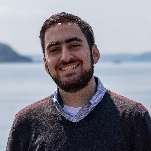
#> input picture images/profile.jpg, 151 x 151 px
$ python batch_color_correct.py images out
#> lines starting #> are read from the running program, lines starting #| are printed output that depends on the picture
#!/usr/bin/env python3
"""
batch_color_correct.py - Batch image color correction tool

Applies white balance, brightness/exposure, and contrast/levels adjustments
to all JPEG, PNG, and TIFF images in a folder.

Requirements:
    pip install Pillow numpy

Usage examples:
    # Fully automatic (all corrections, defaults):
    python batch_color_correct.py photos/ output/

    # Manual brightness boost, no auto white balance:
    python batch_color_correct.py photos/ output/ --no-wb --brightness 1.3

    # Manual white balance (R/G/B multipliers) + stronger contrast:
    python batch_color_correct.py photos/ output/ --wb 1.1 1.0 0.85 --contrast 1.2

    # Tighter auto-levels clipping (clips top/bottom 0.5% instead of 1%):
    python batch_color_correct.py photos/ output/ --clip 0.5

    # Save without a suffix (overwrite originals in output folder):
    python batch_color_correct.py photos/ output/ --suffix "" --overwrite
"""

import argparse
import os
import sys
from pathlib import Path

import numpy as np
from PIL import Image, ImageEnhance

SUPPORTED_EXTENSIONS = {".jpg", ".jpeg", ".png", ".tif", ".tiff"}


# ---------------------------------------------------------------------------
# Core correction functions
# ---------------------------------------------------------------------------

def auto_white_balance(arr: np.ndarray) -> np.ndarray:
    """
    Gray World white balance: scale each channel so all channel averages
    become equal to the overall mean luminance.
    """
    result = arr.astype(np.float32)
    per_channel_avg = result.mean(axis=(0, 1))   # shape (3,)
    gray = per_channel_avg.mean()
    scale = gray / (per_channel_avg + 1e-6)
    result *= scale
    return np.clip(result, 0, 255).astype(np.uint8)


def manual_white_balance(arr: np.ndarray, r: float, g: float, b: float) -> np.ndarray:
    """Scale individual R, G, B channels by the provided multipliers."""
    result = arr.astype(np.float32)
    result[:, :, 0] *= r
    result[:, :, 1] *= g
    result[:, :, 2] *= b
    return np.clip(result, 0, 255).astype(np.uint8)


def auto_levels(arr: np.ndarray, clip_percent: float = 1.0) -> np.ndarray:
    """
    Per-channel histogram stretch: clip the darkest and brightest `clip_percent`
    of pixels, then remap to 0–255.  Improves dynamic range without the
    colour shift of a luminance-only stretch.
    """
    result = arr.astype(np.float32)
    for ch in range(result.shape[2]):
        lo = np.percentile(result[:, :, ch], clip_percent)
        hi = np.percentile(result[:, :, ch], 100.0 - clip_percent)
        if hi > lo:
            result[:, :, ch] = (result[:, :, ch] - lo) / (hi - lo) * 255.0
    return np.clip(result, 0, 255).astype(np.uint8)


# ---------------------------------------------------------------------------
# Pipeline
# ---------------------------------------------------------------------------

def process_image(
    img: Image.Image,
    auto_wb: bool,
    wb_r: float,
    wb_g: float,
    wb_b: float,
    do_levels: bool,
    clip_percent: float,
    brightness: float,
    contrast: float,
) -> Image.Image:
    """Run the full correction pipeline on a single PIL Image."""
    # Preserve alpha channel if present; process RGB only.
    original_mode = img.mode
    has_alpha = original_mode in ("RGBA", "LA", "PA")

    alpha = None
    if has_alpha:
        alpha = img.split()[-1]

    rgb = img.convert("RGB")
    arr = np.array(rgb, dtype=np.uint8)

    # 1. White balance
    if auto_wb:
        arr = auto_white_balance(arr)
    elif not (wb_r == 1.0 and wb_g == 1.0 and wb_b == 1.0):
        arr = manual_white_balance(arr, wb_r, wb_g, wb_b)

    # 2. Auto levels / contrast stretch
    if do_levels:
        arr = auto_levels(arr, clip_percent)

    out = Image.fromarray(arr, mode="RGB")

    # 3. Brightness (PIL enhancer works on the full image in perceptual space)
    if brightness != 1.0:
        out = ImageEnhance.Brightness(out).enhance(brightness)

    # 4. Contrast
    if contrast != 1.0:
        out = ImageEnhance.Contrast(out).enhance(contrast)

    # Reattach alpha
    if has_alpha and alpha is not None:
        out = out.convert("RGBA")
        out.putalpha(alpha)

    return out


# ---------------------------------------------------------------------------
# CLI
# ---------------------------------------------------------------------------

def build_parser() -> argparse.ArgumentParser:
    p = argparse.ArgumentParser(
        description="Batch color correction: white balance, auto-levels, brightness, contrast.",
        formatter_class=argparse.RawDescriptionHelpFormatter,
        epilog=__doc__,
    )

    p.add_argument("input",  help="Input folder containing images")
    p.add_argument("output", help="Output folder for corrected images")

    # --- White balance ---
    wb = p.add_mutually_exclusive_group()
    wb.add_argument(
        "--no-wb", action="store_true",
        help="Disable white balance correction entirely",
    )
    wb.add_argument(
        "--wb", nargs=3, metavar=("R", "G", "B"), type=float,
        help="Manual white balance multipliers, e.g. --wb 1.1 1.0 0.85",
    )

    # --- Levels ---
    p.add_argument(
        "--no-levels", action="store_true",
        help="Disable automatic levels/contrast stretch",
    )
    p.add_argument(
        "--clip", type=float, default=1.0, metavar="PCT",
        help="Percentile to clip at each end during auto-levels (default: 1.0)",
    )

    # --- Tone ---
    p.add_argument(
        "--brightness", type=float, default=1.0,
        help="Brightness multiplier: 1.2 = 20%% brighter, 0.8 = 20%% darker (default: 1.0)",
    )
    p.add_argument(
        "--contrast", type=float, default=1.0,
        help="Contrast multiplier: 1.3 = 30%% more contrast (default: 1.0)",
    )

    # --- Output ---
    p.add_argument(
        "--suffix", default="_corrected",
        help='Suffix appended to output filenames (default: "_corrected")',
    )
    p.add_argument(
        "--overwrite", action="store_true",
        help="Overwrite existing output files instead of skipping them",
    )

    return p


def main() -> None:
    args = build_parser().parse_args()

    input_path  = Path(args.input)
    output_path = Path(args.output)

    if not input_path.is_dir():
        print(f"Error: input folder not found: {input_path}", file=sys.stderr)
        sys.exit(1)

    output_path.mkdir(parents=True, exist_ok=True)

    # Resolve WB settings
    auto_wb = not args.no_wb and args.wb is None
    wb_r = wb_g = wb_b = 1.0
    if args.wb:
        wb_r, wb_g, wb_b = args.wb

    # Gather supported images
    images = sorted(
        f for f in input_path.iterdir()
        if f.is_file() and f.suffix.lower() in SUPPORTED_EXTENSIONS
    )

    if not images:
        print(f"No supported images found in {input_path}")
        sys.exit(0)

    print(f"Found {len(images)} image(s) in '{input_path}'")
    print(f"Settings:")
    if auto_wb:
        print(f"  White balance : auto (gray world)")
    elif args.wb:
        print(f"  White balance : manual  R={wb_r}  G={wb_g}  B={wb_b}")
    else:
        print(f"  White balance : disabled")
    print(f"  Auto levels   : {'on  (clip={args.clip}%)' if not args.no_levels else 'off'}")
    print(f"  Brightness    : {args.brightness}")
    print(f"  Contrast      : {args.contrast}")
    print()

    processed = skipped = errors = 0

    for img_path in images:
        out_name = f"{img_path.stem}{args.suffix}{img_path.suffix}"
        out_path = output_path / out_name

        if out_path.exists() and not args.overwrite:
            print(f"  [skip]  {img_path.name}  →  {out_name}  (already exists)")
            skipped += 1
            continue

        try:
            with Image.open(img_path) as img:
                # Keep EXIF if available
#> img is the input picture: PIL image 151x151 RGB; mean R, G, B 130.3, 129.6, 139.7
                exif = img.info.get("exif", b"")

                corrected = process_image(
                    img,
                    auto_wb=auto_wb,
                    wb_r=wb_r, wb_g=wb_g, wb_b=wb_b,
                    do_levels=not args.no_levels,
                    clip_percent=args.clip,
                    brightness=args.brightness,
                    contrast=args.contrast,
                )
#> in auto_white_balance, `per_channel_avg = result.mean(axis=(0, 1))`: per_channel_avg = [130.3, 129.6, 139.7]
#> in auto_white_balance, `gray = per_channel_avg.mean()`: gray = 133.2
#> in auto_white_balance, `scale = gray / (per_channel_avg + 1e-6)`: scale = [1.02, 1.03, 0.954]
#> the loop in auto_levels, `for ch in range(result.shape[2]):` made 3 passes
#> (lo, hi) on passes 1 to 3: (7, 224), (6, 230), (11, 221)
#> in auto_levels, `return np.clip(result, 0, 255).astype(np.uint8)`:
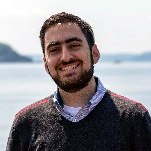
#> returned value: shape (151, 151, 3); mean of channels 0, 1, 2 147.3, 143.8, 147.4; drawn as R, G, B

                save_kwargs: dict = {}
                ext = img_path.suffix.lower()
                if ext in (".jpg", ".jpeg"):
                    save_kwargs["quality"]     = 95
                    save_kwargs["subsampling"] = 0
                    if exif:
                        save_kwargs["exif"] = exif
                elif ext in (".tif", ".tiff"):
                    save_kwargs["compression"] = "tiff_lzw"

                corrected.save(out_path, **save_kwargs)
                print(f"  [ok]    {img_path.name}  →  {out_name}")
                processed += 1

        except Exception as exc:
            print(f"  [error] {img_path.name}: {exc}", file=sys.stderr)
            errors += 1

    print(f"\nFinished — processed: {processed}, skipped: {skipped}, errors: {errors}")


if __name__ == "__main__":
    main()
